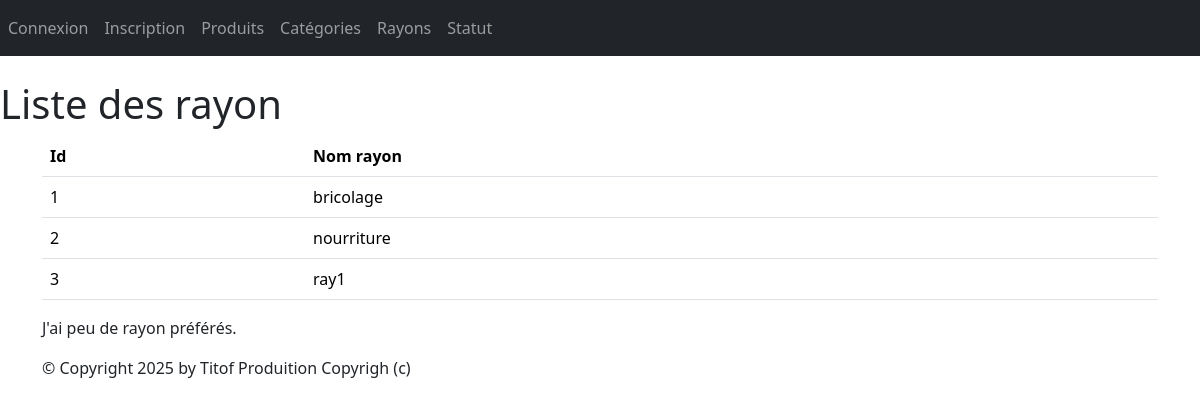
The app's page /monApp/listeRayon with its own data.
### monApp/models.py (models this page shows, shortened)
class Rayon(models.Model):
    idRayon=models.AutoField(primary_key=True)
    nomRayon=models.CharField(max_length=100)

### monApp/views.py (the view)
# urls.py: path("listeRayon", views.listeRayon, name="listeRayon"),
def listeRayon(request):
    rayon=Rayon.objects.all()
    return render(request, 'monApp/listeRayon.html',{'rayon': rayon})

### monApp/templates/monApp/listeRayon.html
{% extends 'monApp/base.html' %}
{% block menu %}
<h1>Liste des rayon</h1>
{% endblock %}
{% block contenu %}
<table class="table">
        <thead>
                <th>Id</th>
                <th>Nom rayon</th>
        </thead>
        <tbody>
                {% for ray in rayon %}
                <tr>
                        <td>{{ ray.idRayon }} </td>
                        <td>{{ ray.nomRayon }} </td>
                </tr>
                {% endfor %}
        </tbody>
</table>
<p>
        J'ai
        {% if prdts|length < 5 %} peu de {% elif prdts|length < 10 %} quelques {% else %} beaucoup de {% endif %} rayon
                préférés. </p>
                {% endblock %}

### static/styles.css (style rules this page uses)
h1 { color: red }

### records on screen
Rayon: idRayon "1", nomRayon "bricolage"
Rayon: idRayon "2", nomRayon "nourriture"
Rayon: idRayon "3", nomRayon "ray1"
